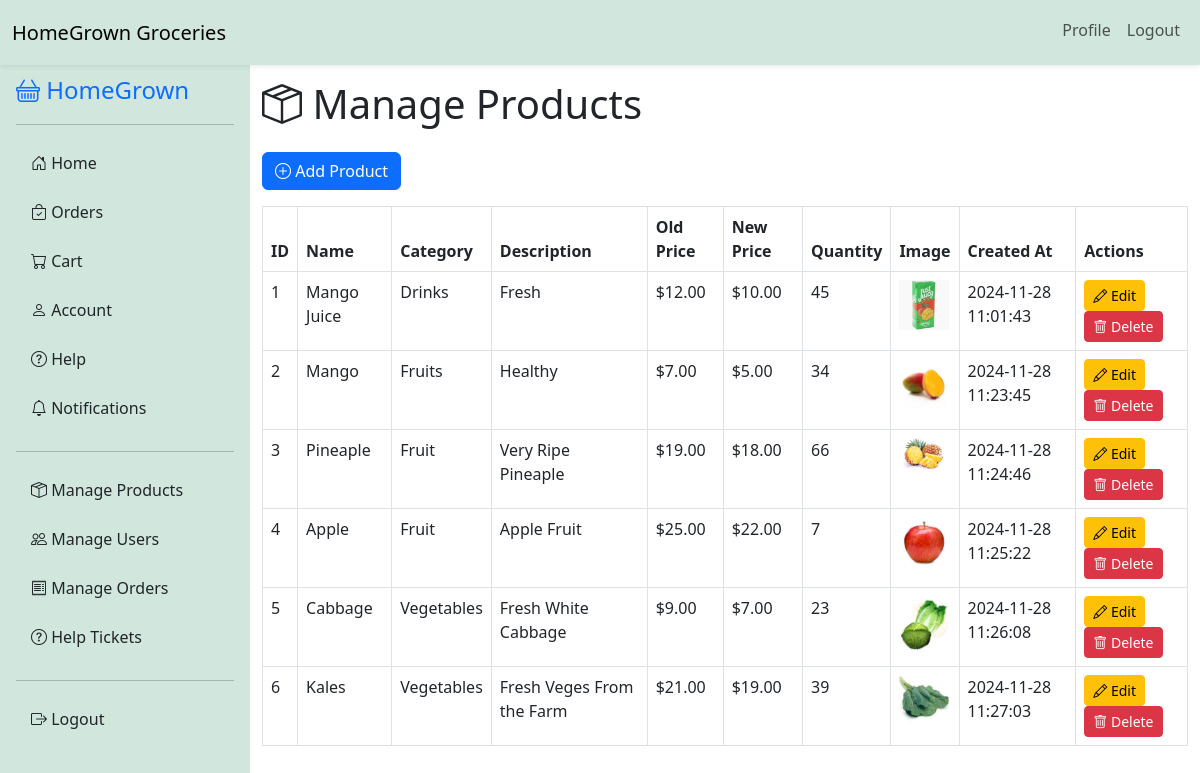
/admin/admin_products.php (signed in), run on the app's committed database.
### tables this page shows
CREATE TABLE `Products` (
  `product_id` int(11) NOT NULL,
  `name` varchar(100) NOT NULL,
  `category` varchar(50) NOT NULL,
  `description` text DEFAULT NULL,
  `old_price` decimal(10,2) DEFAULT NULL,
  `new_price` decimal(10,2) DEFAULT NULL,
  `quantity` int(11) NOT NULL DEFAULT 0,
  `image_url` varchar(255) NOT NULL,
  `created_at` timestamp NOT NULL DEFAULT current_timestamp()
);

### admin/admin_products.php (the view, shortened to what this page needs)
<?php
include '../config/db.php';
include '../includes/header_admin.php';
?>
<div class="d-flex">
    <?php include '../includes/sidebar_admin.php'; ?>
    <div class="container mt-4" style="margin-left: 0px;">
        <h1 class="mb-4"><i class="bi bi-box-seam"></i> Manage Products</h1>
        <a href="add_product.php" class="btn btn-primary mb-3"><i class="bi bi-plus-circle"></i> Add Product</a>
        <table class="table table-bordered">
    <thead>
        <tr>
            <th>ID</th>
            <th>Name</th>
            <th>Category</th>
            <th>Description</th>
            <th>Old Price</th>
            <th>New Price</th>
            <th>Quantity</th>
            <th>Image</th>
            <th>Created At</th>
            <th>Actions</th>
        </tr>
    </thead>
    <tbody>
        <?php
        $result = $conn->query("SELECT * FROM Products");
        while ($row = $result->fetch_assoc()) {
            echo "<tr>
                    <td>{$row['product_id']}</td>
                    <td>{$row['name']}</td>
                    <td>{$row['category']}</td>
                    <td>{$row['description']}</td>
                    <td>\${$row['old_price']}</td>
                    <td>\${$row['new_price']}</td>
                    <td>{$row['quantity']}</td>
                    <td><img src='../assets/images/{$row['image_url']}' alt='{$row['name']}' width='50'></td>
                    <td>{$row['created_at']}</td>
                    <td>
                        <a href='edit_product.php?id={$row['product_id']}' class='btn btn-warning btn-sm'><i class='bi bi-pencil'></i> Edit</a>
                        <a href='delete_product.php?id={$row['product_id']}' class='btn btn-danger btn-sm'><i class='bi bi-trash'></i> Delete</a>
                    </td>
                </tr>";
        }
        ?>
    </tbody>
</table>
    </div>
</div>
<?php include '../includes/footer.php'; ?>

### assets/css/style.css (style rules this page uses)
body { margin: 0; padding: 0; box-sizing: border-box; }
.d-flex { display: flex; }

### includes/header_admin.php (style rules this page uses)
body { padding-top: 56px; }

### data on the page
products: product_id "1", name "Mango Juice", category "Drinks", description "Fresh", old_price "12.00", new_price "10.00", quantity "45", image_url (picture), created_at "2024-11-28 11:01:43"
products: product_id "2", name "Mango", category "Fruits", description "Healthy", old_price "7.00", new_price "5.00", quantity "34", image_url (picture), created_at "2024-11-28 11:23:45"
products: product_id "3", name "Pineaple", category "Fruit", description "Very Ripe Pineaple", old_price "19.00", new_price "18.00", quantity "66", image_url (picture), created_at "2024-11-28 11:24:46"
products: product_id "4", name "Apple", category "Fruit", description "Apple Fruit", old_price "25.00", new_price "22.00", quantity "7", image_url (picture), created_at "2024-11-28 11:25:22"
products: product_id "5", name "Cabbage", category "Vegetables", description "Fresh White Cabbage", old_price "9.00", new_price "7.00", quantity "23", image_url (picture), created_at "2024-11-28 11:26:08"
products: product_id "6", name "Kales", category "Vegetables", description "Fresh Veges From the Farm", old_price "21.00", new_price "19.00", quantity "39", image_url (picture), created_at "2024-11-28 11:27:03"
